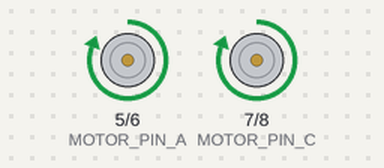
A sketch run on a simulated Arduino Uno, built with avr-gcc and run on an emulated ATmega328P. Parts: motor-driver pin pairs drawn as motors (green arrow = first pin HIGH = forward, orange = second pin HIGH = backward, longer = more drive).

Above: at 2.5 s.
At 7.5 s:
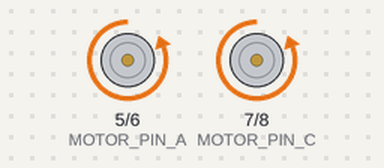
Timing chart, 0 to 13.0 s (numbered marks = the images above):
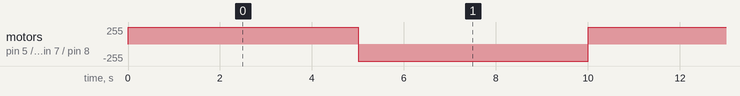

The sketch:

2_motors.ino
```cpp
#define MOTOR_PIN_A 5
#define MOTOR_PIN_B 6
#define MOTOR_PIN_C 7
#define MOTOR_PIN_D 8


void setup()
{
  pinMode(MOTOR_PIN_A, OUTPUT);
  pinMode(MOTOR_PIN_B, OUTPUT);
  pinMode(MOTOR_PIN_C, OUTPUT);
  pinMode(MOTOR_PIN_D, OUTPUT);
}
void loop()
{
  //One direction
  digitalWrite(MOTOR_PIN_A, HIGH);
  digitalWrite(MOTOR_PIN_B, LOW);
  digitalWrite(MOTOR_PIN_C, HIGH);
  digitalWrite(MOTOR_PIN_D, LOW);
  delay(5000);

  //The other direction
  digitalWrite(MOTOR_PIN_A, LOW);
  digitalWrite(MOTOR_PIN_B, HIGH);
  digitalWrite(MOTOR_PIN_C, LOW);
  digitalWrite(MOTOR_PIN_D, HIGH);
  delay(5000);
}
```

Measured:
- by itself, motor on pin 5 (MOTOR_PIN_A) / pin 6 (MOTOR_PIN_B), motor on pin 7 (MOTOR_PIN_C) / pin 8 (MOTOR_PIN_D): alternates forward 255/255 for 5.0 s and backward 255/255 for 5.0 s
